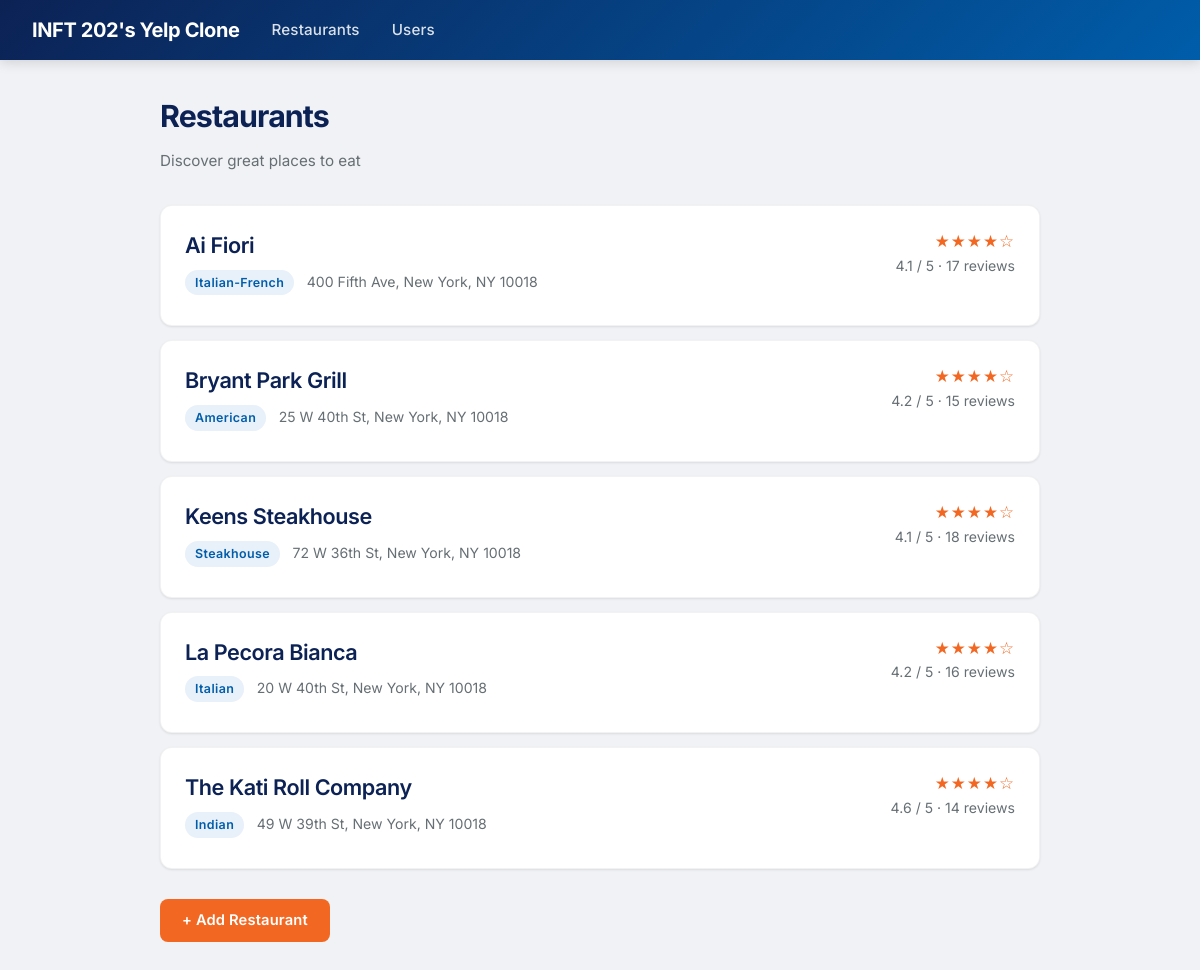
The page / on the database its author committed.
### tables this page shows
CREATE TABLE restaurants (
            id INTEGER PRIMARY KEY AUTOINCREMENT,
            name TEXT NOT NULL,
            address TEXT NOT NULL,
            cuisine TEXT NOT NULL,
            created_at TIMESTAMP DEFAULT CURRENT_TIMESTAMP
        );

### app.py (the view)
@app.route("/")
def index():
    db = get_db()
    restaurants = db.execute("""
        SELECT restaurants.*, ROUND(AVG(reviews.rating), 1) AS avg_rating,
               COUNT(reviews.id) AS review_count
        FROM restaurants
        LEFT JOIN reviews ON restaurants.id = reviews.restaurant_id
        GROUP BY restaurants.id
        ORDER BY restaurants.name
    """).fetchall()
    return render_template("index.html", restaurants=restaurants)

### app.py (called while the page is built)
def get_db():
    if "db" not in g:
        g.db = sqlite3.connect(DATABASE)
        g.db.row_factory = sqlite3.Row
        g.db.execute("PRAGMA foreign_keys = ON")
    return g.db

### templates/index.html
{% extends "base.html" %}
{% block content %}
<h1>Restaurants</h1>
<p class="page-subtitle">Discover great places to eat</p>
<div class="section">
{% if restaurants %}
{% for r in restaurants %}
<a class="card-link" href="/restaurants/{{ r.id }}">
    <div class="card">
        <div style="display:flex; justify-content:space-between; align-items:flex-start; flex-wrap:wrap; gap:8px;">
            <div>
                <h2 style="margin-bottom:6px;">{{ r.name }}</h2>
                <p style="margin-bottom:8px;">
                    <span class="badge badge-cuisine">{{ r.cuisine }}</span>
                    <span class="muted" style="margin-left:8px;">{{ r.address }}</span>
                </p>
            </div>
            <div style="text-align:right;">
                {% if r.avg_rating %}
                <p class="star-visual">
                    {% for i in range(1, 6) %}{% if i <= r.avg_rating | round(0, 'floor') | int %}&#9733;{% else %}&#9734;{% endif %}{% endfor %}
                </p>
                <p class="muted">{{ r.avg_rating }} / 5 &middot; {{ r.review_count }} review{{ 's' if r.review_count != 1 }}</p>
                {% else %}
                <span class="muted">No reviews yet</span>
                {% endif %}
            </div>
        </div>
    </div>
</a>
{% endfor %}
{% else %}
<div class="card empty-state">
    <p>No restaurants yet. Add one above!</p>
</div>
{% endif %}
<a class="btn" href="/restaurants/new">+ Add Restaurant</a>
</div>
{% endblock %}

### templates/base.html (style rules this page uses)
* { box-sizing: border-box; margin: 0; padding: 0; }
body { font-family: 'Inter', Arial, sans-serif; background: #f0f2f5; color: #0C2255; line-height: 1.6; }
h1 { font-size: 1.9em; font-weight: 700; margin-bottom: 8px; letter-spacing: -0.03em; color: #0C2255; }
h2 { font-size: 1.35em; font-weight: 600; margin-bottom: 14px; letter-spacing: -0.02em; color: #0C2255; }
.page-subtitle { color: #666F74; font-size: 0.95em; margin-bottom: 24px; }
.card { background: white; border-radius: 12px; padding: 22px 24px; margin-bottom: 14px; box-shadow: 0 1px 3px rgba(0,0,0,0.06), 0 1px 2px rgba(0,0,0,0.04); border: 1px solid rgba(0,0,0,0.05); transition: box-shadow 0.2s, transform 0.2s; }
.card-link { text-decoration: none; color: inherit; display: block; }
.star-visual { color: #F26822; letter-spacing: 1px; font-size: 1.05em; }
.muted { color: #666F74; font-size: 0.88em; }
.badge { display: inline-block; padding: 3px 10px; border-radius: 20px; font-size: 0.78em; font-weight: 600; letter-spacing: 0.03em; }
.badge-cuisine { background: #e8f0fa; color: #005DAA; }
.btn { display: inline-block; padding: 10px 22px; background: #F26822; color: white; border: none; border-radius: 8px; cursor: pointer; text-decoration: none; font-size: 0.92em; font-weight: 600; font-family: inherit; margin-top: 16px; transition: background 0.2s, transform 0.15s, box-shadow 0.2s; letter-spacing: 0.01em; }
.section { margin-top: 32px; }

### rows shown on the page
restaurants: name "Ai Fiori", cuisine "Italian-French", address "400 Fifth Ave, New York, NY 10018", avg_rating "4.1", review_count "17", review_count "s"
restaurants: name "Bryant Park Grill", cuisine "American", address "25 W 40th St, New York, NY 10018", avg_rating "4.2", review_count "15", review_count "s"
restaurants: name "Keens Steakhouse", cuisine "Steakhouse", address "72 W 36th St, New York, NY 10018", avg_rating "4.1", review_count "18", review_count "s"
restaurants: name "La Pecora Bianca", cuisine "Italian", address "20 W 40th St, New York, NY 10018", avg_rating "4.2", review_count "16", review_count "s"
restaurants: name "The Kati Roll Company", cuisine "Indian", address "49 W 39th St, New York, NY 10018", avg_rating "4.6", review_count "14", review_count "s"
